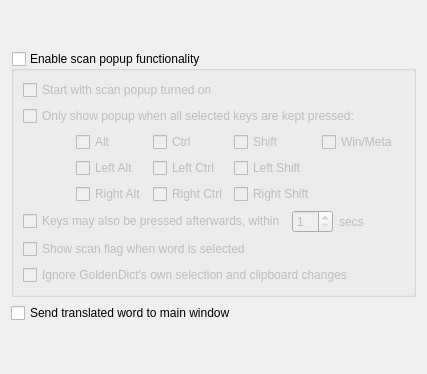
     <widget class="QWidget" name="tab_4">
      <attribute name="icon">
       <iconset resource="resources.qrc">
        <normaloff>:/icons/wizard.png</normaloff>:/icons/wizard.png</iconset>
      </attribute>
      <attribute name="title">
       <string>&amp;Scan Popup</string>
      </attribute>
      <layout class="QVBoxLayout" name="verticalLayout_10">
       <item>
        <spacer name="verticalSpacer_16">
         <property name="orientation">
          <enum>Qt::Vertical</enum>
         </property>
         <property name="sizeHint" stdset="0">
          <size>
           <width>20</width>
           <height>40</height>
          </size>
         </property>
        </spacer>
       </item>
       <item>
        <widget class="QGroupBox" name="enableScanPopup">
         <property name="toolTip">
          <string>When enabled, a translation popup window would be shown each time
you point your mouse on any word on the screen (Windows) or select
any word with mouse (Linux). When enabled, you can switch it on and
off from main window or tray icon.</string>
         </property>
         <property name="title">
          <string>Enable scan popup functionality</string>
         </property>
         <property name="checkable">
          <bool>true</bool>
         </property>
         <property name="checked">
          <bool>false</bool>
         </property>
         <layout class="QVBoxLayout" name="verticalLayout_4">
          <item>
           <widget class="QCheckBox" name="startWithScanPopupOn">
            <property name="toolTip">
             <string>Chooses whether the scan popup mode is on by default or not. If checked,
the program would always start with the scan popup active.</string>
            </property>
            <property name="text">
             <string>Start with scan popup turned on</string>
            </property>
           </widget>
          </item>
          <item>
           <widget class="QCheckBox" name="enableScanPopupModifiers">
            <property name="toolTip">
             <string>With this enabled, the popup would only show up if all chosen keys are
in the pressed state when the word selection changes.</string>
            </property>
            <property name="text">
             <string>Only show popup when all selected keys are kept pressed:</string>
            </property>
           </widget>
          </item>
          <item>
           <widget class="QFrame" name="scanPopupModifiers">
            <property name="frameShape">
             <enum>QFrame::NoFrame</enum>
            </property>
            <property name="frameShadow">
             <enum>QFrame::Plain</enum>
            </property>
            <property name="lineWidth">
             <number>0</number>
            </property>
            <layout class="QVBoxLayout" name="verticalLayout_5">
             <property name="leftMargin">
              <number>0</number>
             </property>
             <property name="topMargin">
              <number>0</number>
             </property>
             <property name="rightMargin">
              <number>0</number>
             </property>
             <property name="bottomMargin">
              <number>0</number>
             </property>
             <item>
              <layout class="QHBoxLayout" name="horizontalLayout">
               <item>
                <spacer name="horizontalSpacer">
                 <property name="orientation">
                  <enum>Qt::Horizontal</enum>
                 </property>
                 <property name="sizeHint" stdset="0">
                  <size>
                   <width>40</width>
                   <height>20</height>
                  </size>
                 </property>
                </spacer>
               </item>
               <item>
                <layout class="QGridLayout" name="gridLayout">
                 <item row="1" column="1">
                  <widget class="QCheckBox" name="leftCtrl">
                   <property name="toolTip">
                    <string>Left Ctrl only</string>
                   </property>
                   <property name="text">
                    <string>Left Ctrl</string>
                   </property>
                  </widget>
                 </item>
                 <item row="2" column="2">
                  <widget class="QCheckBox" name="rightShift">
                   <property name="toolTip">
                    <string>Right Shift only</string>
                   </property>
                   <property name="text">
                    <string>Right Shift</string>
                   </property>
                  </widget>
                 </item>
                 <item row="0" column="0">
                  <widget class="QCheckBox" name="altKey">
                   <property name="toolTip">
                    <string>Alt key</string>
                   </property>
                   <property name="text">
                    <string>Alt</string>
                   </property>
                  </widget>
                 </item>
                 <item row="0" column="1">
                  <widget class="QCheckBox" name="ctrlKey">
                   <property name="toolTip">
                    <string>Ctrl key</string>
                   </property>
                   <property name="text">
                    <string>Ctrl</string>
                   </property>
                  </widget>
                 </item>
                 <item row="1" column="0">
                  <widget class="QCheckBox" name="leftAlt">
                   <property name="toolTip">
                    <string>Left Alt only</string>
                   </property>
                   <property name="text">
                    <string>Left Alt</string>
                   </property>
                  </widget>
                 </item>
                 <item row="0" column="2">
                  <widget class="QCheckBox" name="shiftKey">
                   <property name="toolTip">
                    <string>Shift key</string>
                   </property>
                   <property name="text">
                    <string>Shift</string>
                   </property>
                  </widget>
                 </item>
                 <item row="2" column="0">
                  <widget class="QCheckBox" name="rightAlt">
                   <property name="toolTip">
                    <string>Right Alt only</string>
                   </property>
                   <property name="text">
                    <string>Right Alt</string>
                   </property>
                  </widget>
                 </item>
                 <item row="2" column="1">
                  <widget class="QCheckBox" name="rightCtrl">
                   <property name="toolTip">
                    <string>Right Ctrl only</string>
                   </property>
                   <property name="text">
                    <string>Right Ctrl</string>
                   </property>
                  </widget>
                 </item>
                 <item row="1" column="2">
                  <widget class="QCheckBox" name="leftShift">
                   <property name="toolTip">
                    <string>Left Shift only</string>
                   </property>
                   <property name="text">
                    <string>Left Shift</string>
                   </property>
                  </widget>
                 </item>
                 <item row="0" column="3">
                  <widget class="QCheckBox" name="winKey">
                   <property name="toolTip">
                    <string>Windows key or Meta key</string>
                   </property>
                   <property name="text">
                    <string>Win/Meta</string>
                   </property>
                  </widget>
                 </item>
                </layout>
               </item>
               <item>
                <widget class="QFrame" name="frame">
                 <property name="frameShape">
                  <enum>QFrame::NoFrame</enum>
                 </property>
                 <property name="frameShadow">
                  <enum>QFrame::Raised</enum>
                 </property>
                 <property name="lineWidth">
                  <number>0</number>
                 </property>
                 <layout class="QVBoxLayout" name="verticalLayout_3">
                  <property name="leftMargin">
                   <number>0</number>
                  </property>
                  <property name="topMargin">
                   <number>0</number>
                  </property>
                  <property name="rightMargin">
                   <number>0</number>
                  </property>
                  <property name="bottomMargin">
                   <number>0</number>
                  </property>
                 </layout>
                </widget>
               </item>
              </layout>
             </item>
            </layout>
           </widget>
          </item>
          <item>
           <layout class="QHBoxLayout" name="horizontalLayout_5">
            <item>
             <widget class="QCheckBox" name="scanPopupAltMode">
              <property name="toolTip">
               <string>Normally, in order to activate a popup you have to
maintain the chosen keys pressed while you select
a word. With this enabled, the chosen keys may also
be pressed shortly after the selection is done.</string>
              </property>
              <property name="text">
               <string>Keys may also be pressed afterwards, within</string>
              </property>
             </widget>
            </item>
            <item>
             <widget class="QSpinBox" name="scanPopupAltModeSecs">
              <property name="toolTip">
               <string>To avoid false positives, the keys are only monitored
after the selection's done for a limited amount of
seconds, which is specified here.</string>
              </property>
              <property name="wrapping">
               <bool>false</bool>
              </property>
              <property name="frame">
               <bool>true</bool>
              </property>
              <property name="alignment">
               <set>Qt::AlignLeading|Qt::AlignLeft|Qt::AlignVCenter</set>
              </property>
              <property name="minimum">
               <number>1</number>
              </property>
              <property name="maximum">
               <number>99</number>
              </property>
             </widget>
            </item>
            <item>
             <widget class="QLabel" name="label_7">
              <property name="text">
               <string>secs</string>
              </property>
             </widget>
            </item>
            <item>
             <spacer name="horizontalSpacer_5">
              <property name="orientation">
               <enum>Qt::Horizontal</enum>
              </property>
              <property name="sizeHint" stdset="0">
               <size>
                <width>40</width>
                <height>20</height>
               </size>
              </property>
             </spacer>
            </item>
           </layout>
          </item>
          <item>
           <widget class="QCheckBox" name="showScanFlag">
            <property name="toolTip">
             <string>Show a flag window before showing popup window, click the flag to show popup window. </string>
            </property>
            <property name="text">
             <string>Show scan flag when word is selected</string>
            </property>
           </widget>
          </item>
          <item>
           <widget class="QCheckBox" name="ignoreOwnClipboardChanges">
            <property name="toolTip">
             <string>Do not show popup when selection or clipboard in one of GoldenDict's own windows changes</string>
            </property>
            <property name="text">
             <string>Ignore GoldenDict's own selection and clipboard changes</string>
            </property>
           </widget>
          </item>
         </layout>
        </widget>
       </item>
       <item>
        <widget class="QCheckBox" name="scanToMainWindow">
         <property name="toolTip">
          <string>Send translated word to main window instead of to show it in popup window</string>
         </property>
         <property name="text">
          <string>Send translated word to main window</string>
         </property>
        </widget>
       </item>
       <item>
        <spacer name="verticalSpacer_6">
         <property name="orientation">
          <enum>Qt::Vertical</enum>
         </property>
         <property name="sizeHint" stdset="0">
          <size>
           <width>20</width>
           <height>40</height>
          </size>
         </property>
        </spacer>
       </item>
      </layout>
     </widget>
